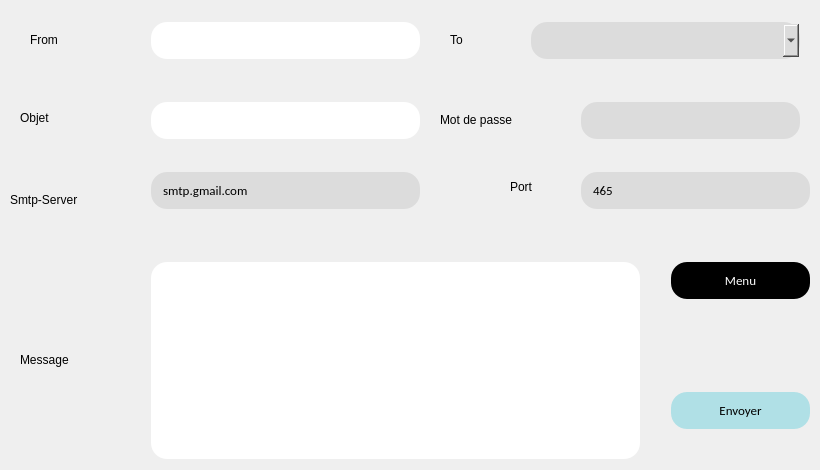
    <widget class="QWidget" name="page_42">
     <widget class="QLabel" name="label_205">
      <property name="geometry">
       <rect>
        <x>30</x>
        <y>30</y>
        <width>131</width>
        <height>20</height>
       </rect>
      </property>
      <property name="text">
       <string>From</string>
      </property>
     </widget>
     <widget class="QLineEdit" name="lineEdit_148">
      <property name="geometry">
       <rect>
        <x>150</x>
        <y>100</y>
        <width>271</width>
        <height>41</height>
       </rect>
      </property>
      <property name="styleSheet">
       <string notr="true">background-color: white	;
  border: none;
  color: black;
  padding: 10px;
  text-align: center;
  text-decoration: none;
font-family:calibri;
  display: inline-block;
  font-size: 13px;
  margin: 2px 1px;
  border-radius : 16px;</string>
      </property>
     </widget>
     <widget class="QLabel" name="label_208">
      <property name="geometry">
       <rect>
        <x>20</x>
        <y>110</y>
        <width>71</width>
        <height>16</height>
       </rect>
      </property>
      <property name="text">
       <string>Objet</string>
      </property>
     </widget>
     <widget class="QLabel" name="label_209">
      <property name="geometry">
       <rect>
        <x>20</x>
        <y>350</y>
        <width>101</width>
        <height>20</height>
       </rect>
      </property>
      <property name="text">
       <string>Message</string>
      </property>
     </widget>
     <widget class="QLineEdit" name="lineEdit_149">
      <property name="geometry">
       <rect>
        <x>150</x>
        <y>260</y>
        <width>491</width>
        <height>201</height>
       </rect>
      </property>
      <property name="styleSheet">
       <string notr="true">background-color: white	;
  border: none;
  color: black;
  padding: 10px;
  text-align: center;
  text-decoration: none;
font-family:calibri;
  display: inline-block;
  font-size: 13px;
  margin: 2px 1px;
  border-radius : 16px;</string>
      </property>
     </widget>
     <widget class="QPushButton" name="pushButton_102">
      <property name="geometry">
       <rect>
        <x>670</x>
        <y>260</y>
        <width>141</width>
        <height>41</height>
       </rect>
      </property>
      <property name="styleSheet">
       <string notr="true">background-color:black	;
  border: none;
  color: white;
  padding: 10px;
  text-align: center;
  text-decoration: none;
font-family:calibri;
  display: inline-block;
  font-size: 13px;
  margin: 2px 1px;
  border-radius : 16px;</string>
      </property>
      <property name="text">
       <string>Menu</string>
      </property>
     </widget>
     <widget class="QPushButton" name="pushButton_105">
      <property name="geometry">
       <rect>
        <x>670</x>
        <y>390</y>
        <width>141</width>
        <height>41</height>
       </rect>
      </property>
      <property name="styleSheet">
       <string notr="true">background-color: 	#B0E0E6			;
  border: none;
  color: black;
  padding: 10px;
  text-align: center;
  text-decoration: none;
font-family:calibri;
  display: inline-block;
  font-size: 13px;
  margin: 2px 1px;
  border-radius : 16px;</string>
      </property>
      <property name="text">
       <string>Envoyer</string>
      </property>
     </widget>
     <widget class="QLineEdit" name="paswd_3">
      <property name="geometry">
       <rect>
        <x>580</x>
        <y>100</y>
        <width>221</width>
        <height>41</height>
       </rect>
      </property>
      <property name="styleSheet">
       <string notr="true">background-color: #dcdcdc;
  border: none;
  color: black;
  padding: 10px;
  text-align: center;
  text-decoration: none;
font-family:calibri;
  display: inline-block;
  font-size: 13px;
  margin: 2px 1px;
  border-radius : 16px;</string>
      </property>
      <property name="text">
       <string/>
      </property>
      <property name="echoMode">
       <enum>QLineEdit::Password</enum>
      </property>
     </widget>
     <widget class="QLabel" name="label_210">
      <property name="geometry">
       <rect>
        <x>440</x>
        <y>110</y>
        <width>131</width>
        <height>20</height>
       </rect>
      </property>
      <property name="text">
       <string>Mot de passe</string>
      </property>
     </widget>
     <widget class="QLineEdit" name="server_3">
      <property name="geometry">
       <rect>
        <x>150</x>
        <y>170</y>
        <width>271</width>
        <height>41</height>
       </rect>
      </property>
      <property name="styleSheet">
       <string notr="true">background-color:#dcdcdc	;
  border: none;
  color: black;
  padding: 10px;
  text-align: center;
  text-decoration: none;
font-family:calibri;
  display: inline-block;
  font-size: 13px;
  margin: 2px 1px;
  border-radius : 16px;</string>
      </property>
      <property name="text">
       <string>smtp.gmail.com</string>
      </property>
     </widget>
     <widget class="QLabel" name="label_211">
      <property name="geometry">
       <rect>
        <x>10</x>
        <y>190</y>
        <width>111</width>
        <height>20</height>
       </rect>
      </property>
      <property name="text">
       <string>Smtp-Server</string>
      </property>
     </widget>
     <widget class="QLineEdit" name="port_3">
      <property name="geometry">
       <rect>
        <x>580</x>
        <y>170</y>
        <width>231</width>
        <height>41</height>
       </rect>
      </property>
      <property name="styleSheet">
       <string notr="true">background-color: #dcdcdc	;
  border: none;
  color: black;
  padding: 10px;
  text-align: center;
  text-decoration: none;
font-family:calibri;
  display: inline-block;
  font-size: 13px;
  margin: 2px 1px;
  border-radius : 16px;</string>
      </property>
      <property name="text">
       <string>465</string>
      </property>
     </widget>
     <widget class="QLabel" name="label_212">
      <property name="geometry">
       <rect>
        <x>510</x>
        <y>180</y>
        <width>47</width>
        <height>13</height>
       </rect>
      </property>
      <property name="text">
       <string>Port</string>
      </property>
     </widget>
     <widget class="QLabel" name="label_213">
      <property name="geometry">
       <rect>
        <x>450</x>
        <y>30</y>
        <width>111</width>
        <height>20</height>
       </rect>
      </property>
      <property name="text">
       <string>To</string>
      </property>
     </widget>
     <widget class="QComboBox" name="try_4">
      <property name="geometry">
       <rect>
        <x>530</x>
        <y>20</y>
        <width>271</width>
        <height>41</height>
       </rect>
      </property>
      <property name="styleSheet">
       <string notr="true">background-color:#DCDCDC;
  border: none;
  color: black;
  padding: 10px;
  text-align: center;
  text-decoration: none;
font-family:calibri;
  display: inline-block;
  font-size: 13px;
  margin: 2px 1px;
  border-radius : 16px;</string>
      </property>
     </widget>
     <widget class="QLineEdit" name="lineEdit_151">
      <property name="geometry">
       <rect>
        <x>150</x>
        <y>20</y>
        <width>271</width>
        <height>41</height>
       </rect>
      </property>
      <property name="styleSheet">
       <string notr="true">background-color: white	;
  border: none;
  color: black;
  padding: 10px;
  text-align: center;
  text-decoration: none;
font-family:calibri;
  display: inline-block;
  font-size: 13px;
  margin: 2px 1px;
  border-radius : 16px;</string>
      </property>
     </widget>
    </widget>
